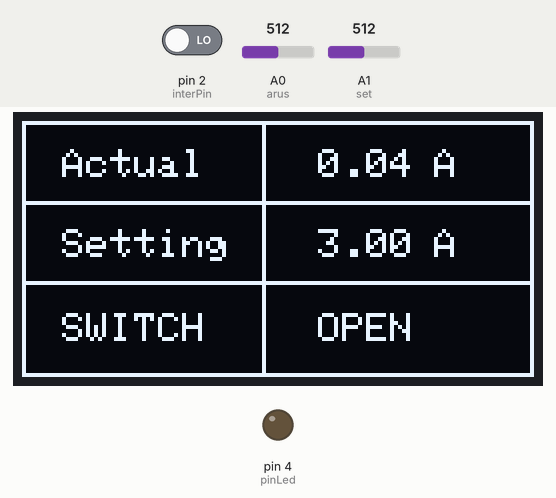
A sketch run on a simulated Arduino Uno, built with avr-gcc and run on an emulated ATmega328P. On the bench: 128×64 one-colour display, output pins drawn as LEDs (lit = HIGH). The test bench sets the inputs (shaded band); at power-on: pin 2 (interPin) LOW, A0 (arus) = 512, A1 (set) = 512. The display library's start-up logo is not drawn.

Above: at 1.2 s.
1.3 s: pin 2 (interPin) driven HIGH
At 1.7 s:
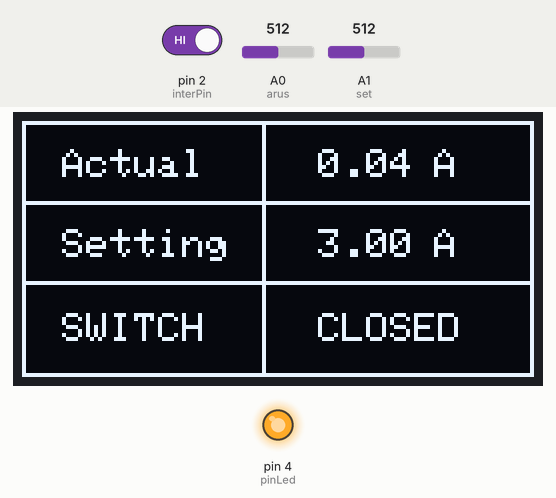
2.8 s: A0 (arus) set to 689
At 4.0 s:
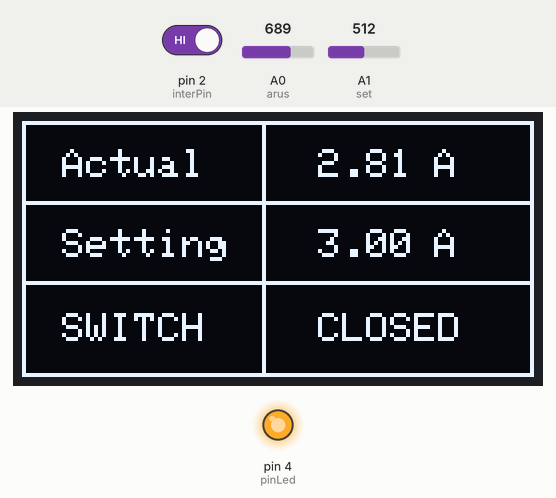
4.3 s: A0 (arus) set to 715
At 5.4 s:
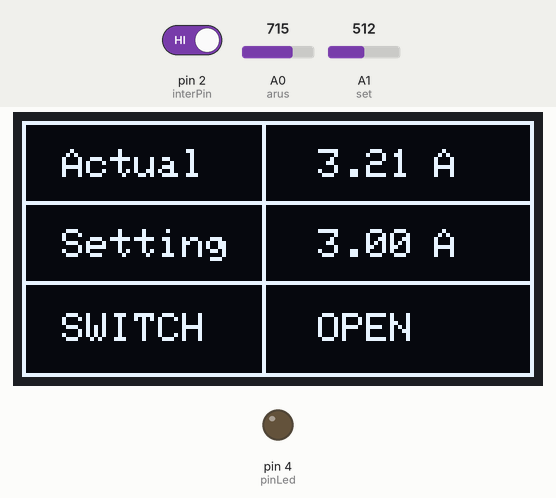
5.9 s: A1 (set) set to 526
7.5 s: A1 (set) set to 511
At 7.9 s:
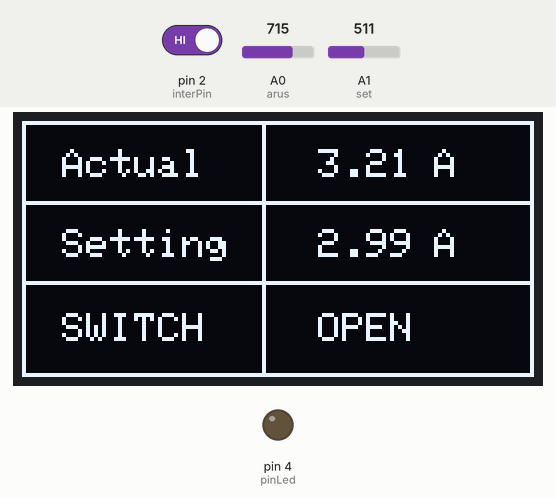
9.1 s: A0 (arus) set to 900
At 10.4 s:
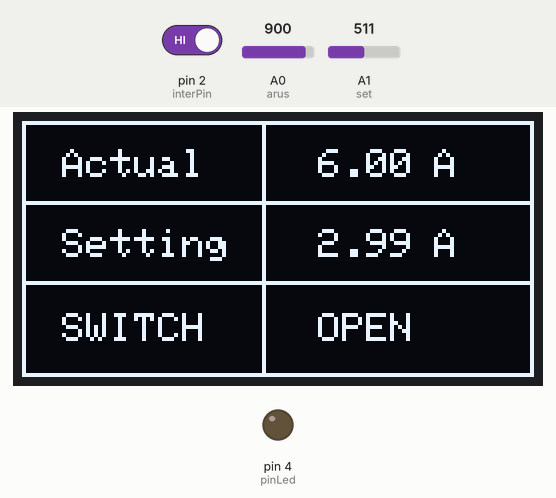
Timing chart, 0 to 11.7 s (numbered marks = the images above; inputs shaded):
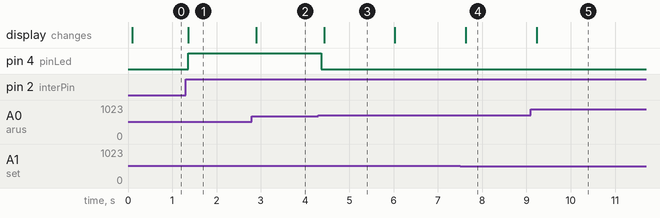

The sketch:

Current_Lim_code.ino
```cpp
#include <Wire.h>
#include <Adafruit_SSD1306.h>
#include <Adafruit_GFX.h>
#define OLED_ADDR   0x3C
Adafruit_SSD1306 display(-1);
int arus = A0;
int set = A1;
const byte interPin = 2;
int pinLed = 4;
bool kondisi = false;
byte oled = 1;
float data_arus;
float data_set;
void setup() {
  pinMode(arus,INPUT);
  pinMode(set,INPUT);
  pinMode(pinLed,OUTPUT);
  pinMode(interPin,INPUT);
  attachInterrupt(digitalPinToInterrupt(interPin),kondisi_on,RISING);
  display.begin(SSD1306_SWITCHCAPVCC, OLED_ADDR);
}

void loop() {
  int con_1 = analogRead(arus);
  int con_2 = analogRead(set);
  int data_1 = map(constrain(analogRead(arus),509,893),509,893,0,600);
  int data_2 = map(analogRead(set),0,1023,0,600);
  data_arus = data_1 * 0.01;
  data_set = data_2 * 0.01;
  if(data_arus > data_set && data_arus != data_set){
    kondisi = false;
    oled = 1;
  }else digitalWrite(pinLed,kondisi);
  digitalWrite(pinLed,kondisi);
  display.display();
  display.clearDisplay();
  display.setTextSize(1);
  display.setTextColor(WHITE);
  for(int i=0; i<128; i++){
    display.drawPixel(i, 0, WHITE);
    display.drawPixel(i, 63, WHITE);
    display.drawPixel(i, 20, WHITE);
    display.drawPixel(i, 40, WHITE);
  }for(int j=0; j<64; j++){
    display.drawPixel(0, j, WHITE);
    display.drawPixel(127, j, WHITE);
    display.drawPixel(60, j, WHITE);
  }
  display.setCursor(10,7);
  display.print("Actual");
  display.setCursor(10,27);
  display.print("Setting");
  display.setCursor(74,7);display.print(data_arus);
  display.setCursor(103,7);
  display.print("A");
  display.setCursor(74,27);display.print(data_set);
  display.setCursor(103,27);
  display.print("A");
  display.setCursor(10,48);
  display.print("SWITCH");
  switch (oled) {
  case 0:
    display.setCursor(74,48);display.print("CLOSED");
    break;
  case 1:
    display.setCursor(74,48);display.print("OPEN");
    break;
  default:display.setCursor(74,48);display.print("OPEN");
  }
  display.display();
}

void kondisi_on(){
  kondisi = true;
  oled = 0;
}
```

Measured:
- the behaviour switches between 701 and 702 on A0 (arus) (found by bisection; images 2 and 3)
- after the input at 1.3 s, pin 4 (pinLed): LOW → HIGH after 0.06 s; the display: changes after 0.06 s (image 1)
- after the input at 2.8 s, the display: changes after 0.09 s (image 2)
- after the input at 4.3 s, pin 4 (pinLed): HIGH → LOW after 0.06 s; the display: changes after 0.13 s (image 3)
- after the input at 7.5 s, the display: changes after 0.13 s (image 4)
- after the input at 9.1 s, the display: changes after 0.13 s (image 5)
